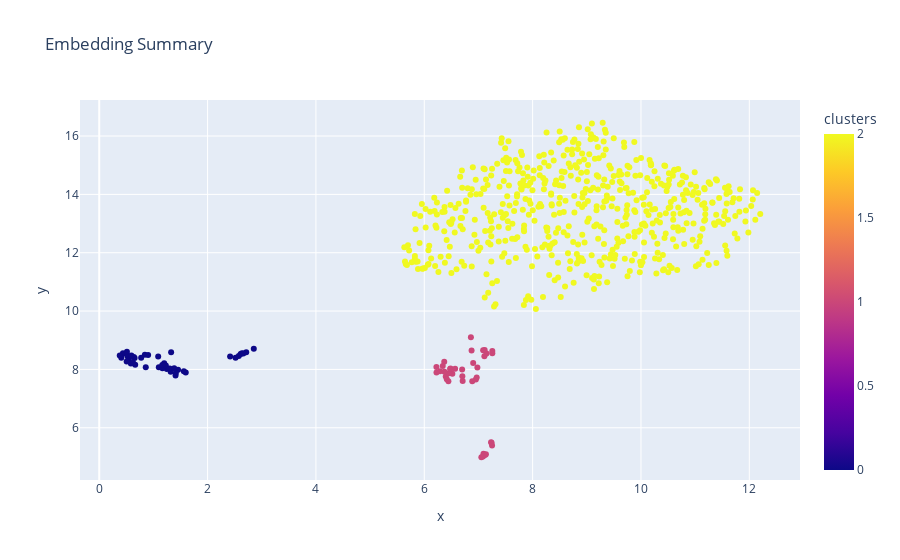

The cell this chart's notebook holds for it:
### Code cell
df_for_hdbscan = data_visualization.get_df_for_plot(low_dim_embeddings_umap, labels, date_labels, hdbscan_labels)
fig_hdbscan, dff = data_visualization.embedding_scatter_plot(df_for_hdbscan)
fig_hdbscan.show()

### Figure 1 — Plotly figure (JSON) as saved in the notebook; plotly's stock layout.template omitted (floating-point values rounded to 4 significant figures; data arrays with more than 128 entries replaced by an {"elided": "..."} marker saying what was removed)
{"data": [{"customdata": {"elided": "640x2 str values"}, "hovertemplate": "<b>%{hovertext}</b><br><br>x=%{x}<br>y=%{y}<br>date=%{customdata[0]}<br>ID=%{customdata[1]}<br>clusters=%{marker.color}<extra></extra>", "hovertext": {"elided": "640 str values"}, "legendgroup": "", "marker": {"color": {"elided": "640 int values"}, "coloraxis": "coloraxis", "symbol": "circle"}, "mode": "markers", "name": "", "orientation": "v", "showlegend": false, "type": "scatter", "x": {"elided": "640 float values"}, "xaxis": "x", "y": {"elided": "640 float values"}, "yaxis": "y"}], "layout": {"coloraxis": {"colorbar": {"title": {"text": "clusters"}}, "colorscale": [[0, "#0d0887"], [0.1111, "#46039f"], [0.2222, "#7201a8"], [0.3333, "#9c179e"], [0.4444, "#bd3786"], [0.5556, "#d8576b"], [0.6667, "#ed7953"], [0.7778, "#fb9f3a"], [0.8889, "#fdca26"], [1, "#f0f921"]]}, "legend": {"tracegroupgap": 0}, "title": {"text": "Embedding Summary"}, "xaxis": {"anchor": "y", "domain": [0, 1], "title": {"text": "x"}}, "yaxis": {"anchor": "x", "domain": [0, 1], "title": {"text": "y"}}}}
